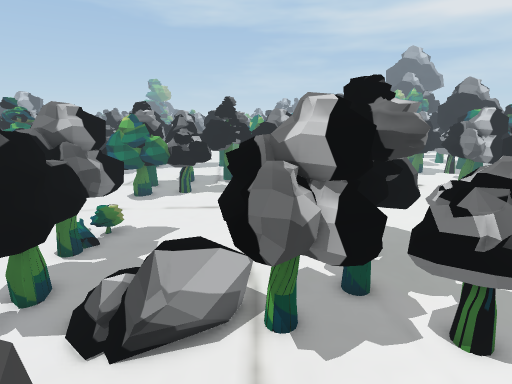
view 1 (above)

24 first-person views from a walk through a scene from a Unity 3-D project. The camera is 1.5 m above the floor, tilts 14° down and sees 80° across. The floor is counted in squares, 0.35 m on a side. Each view is taken from the middle of a square. On the plan, view 1 faces up. The plan holds only what a view shows up to about 20 squares ahead; the rest is blank. The place goes on beyond the plan. The player character is not drawn.

view 2
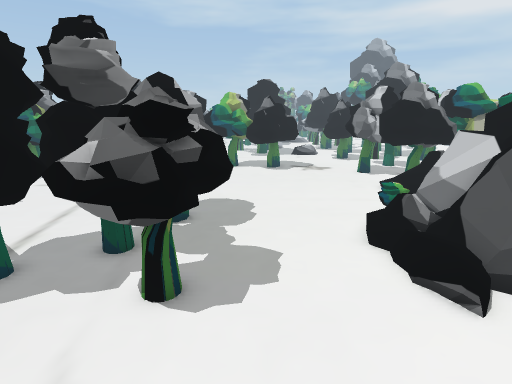

view 3
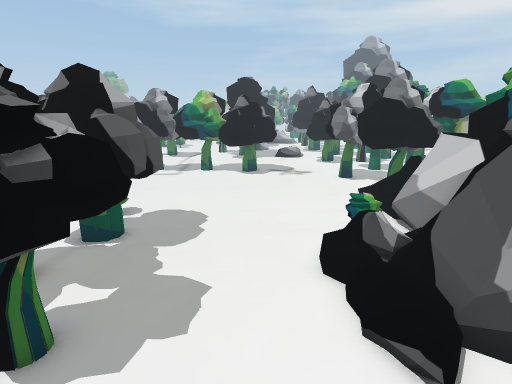

view 4
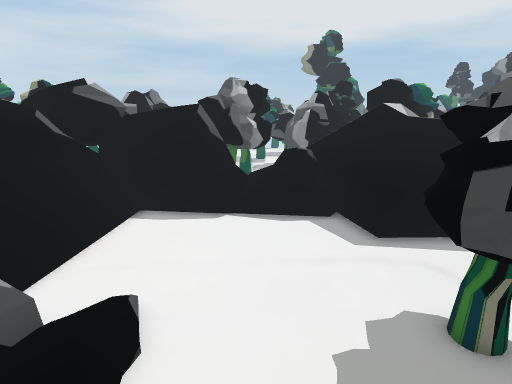

view 5
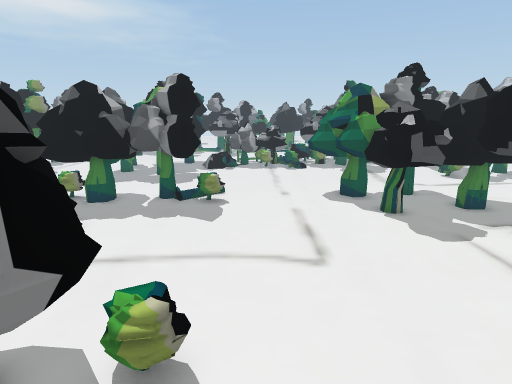

view 6
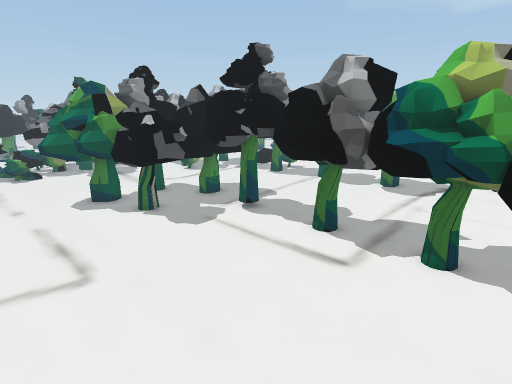

view 7
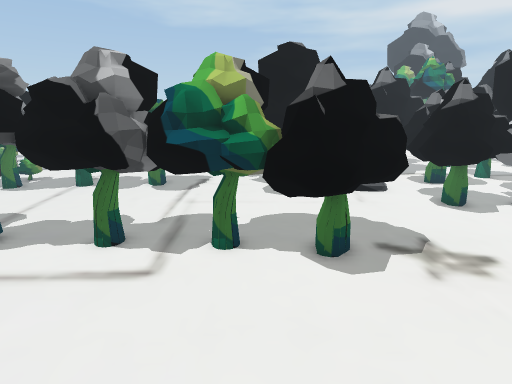

view 8
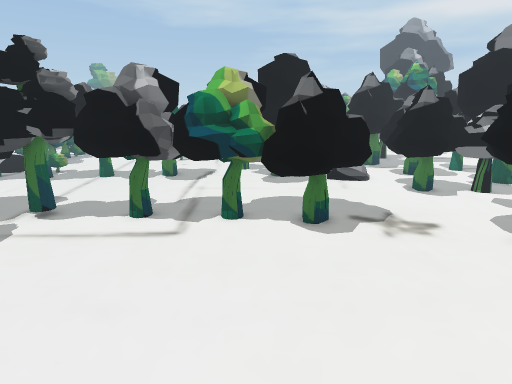

view 9
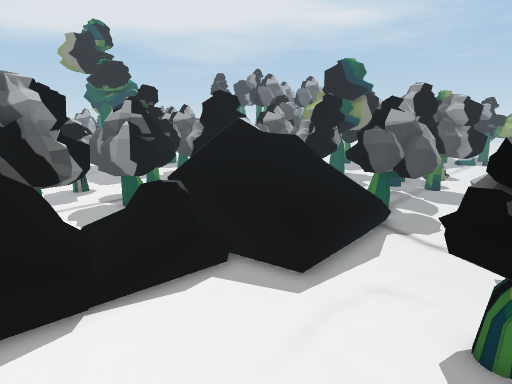

view 10
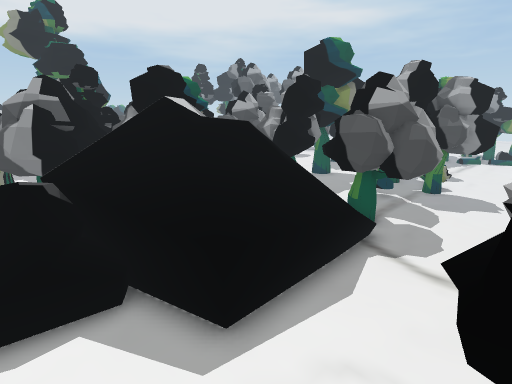

view 11
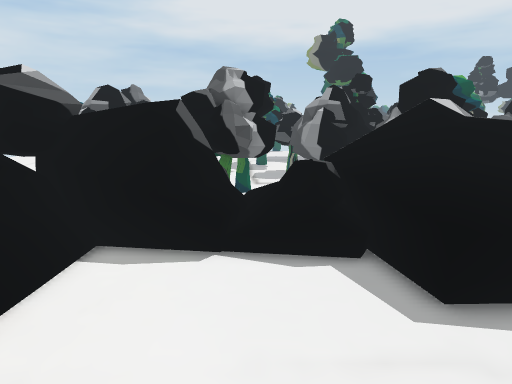

view 12
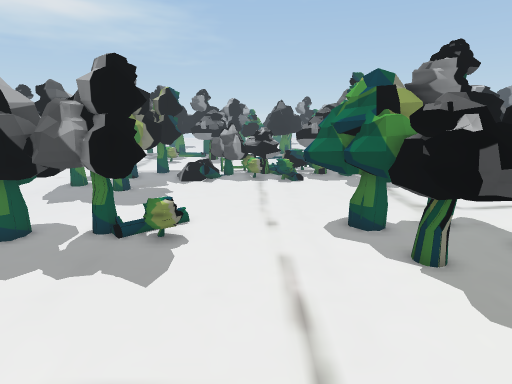

view 13
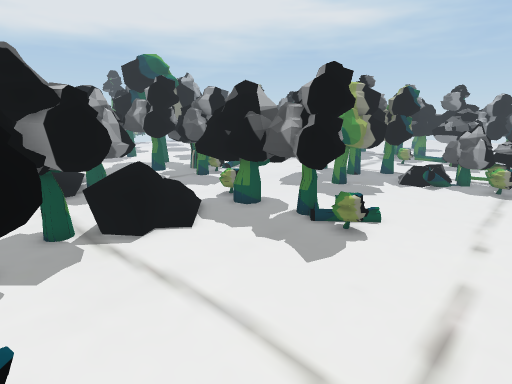

view 14
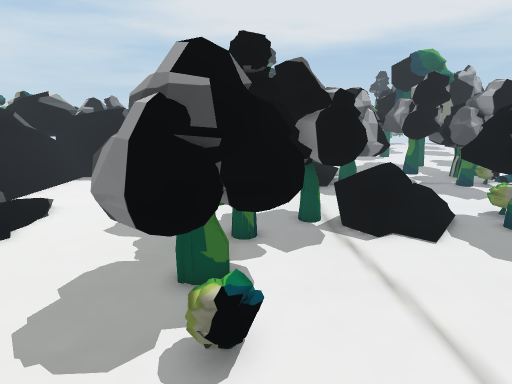

view 15
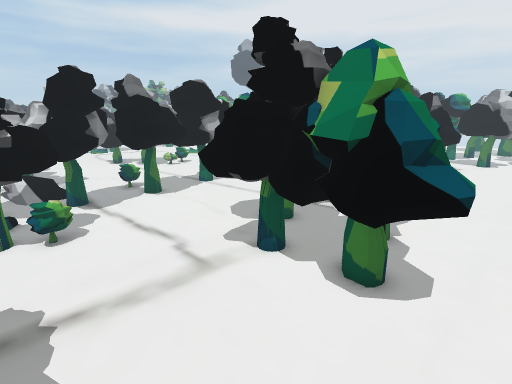

view 16
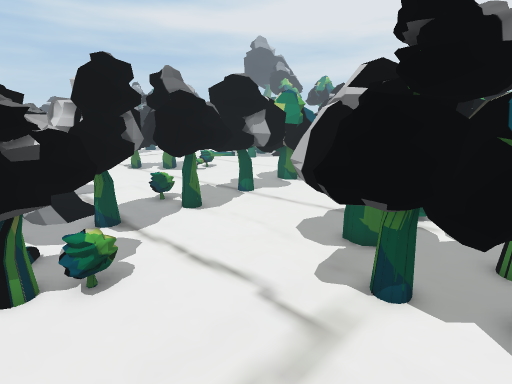

view 17
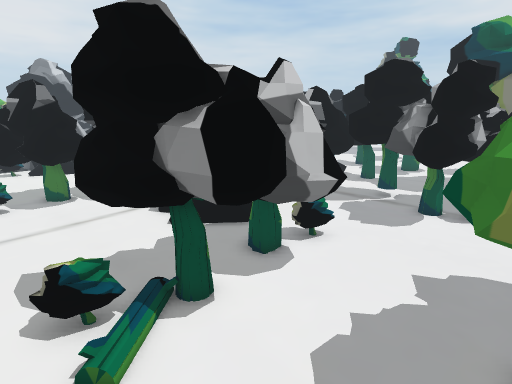

view 18
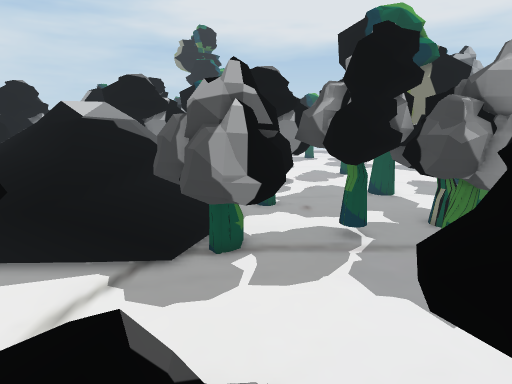

view 19
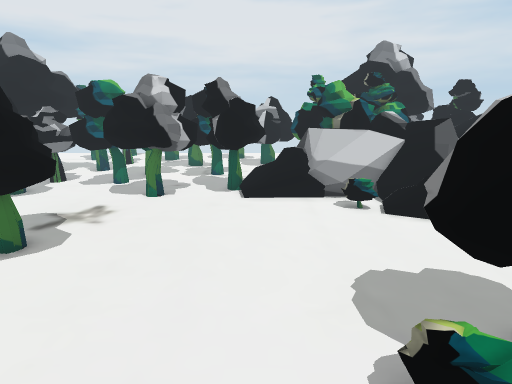

view 20
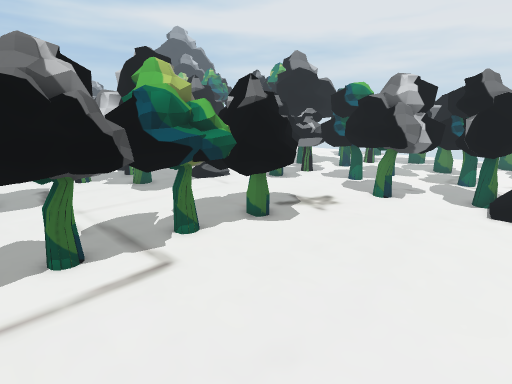

view 21
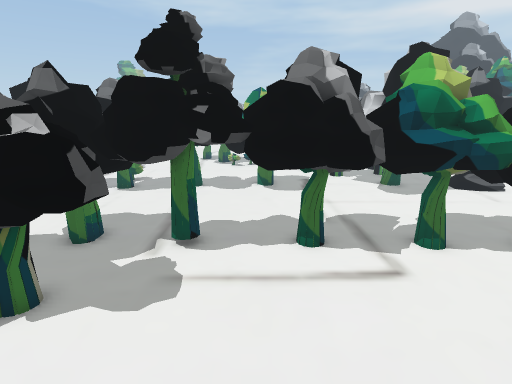

view 22
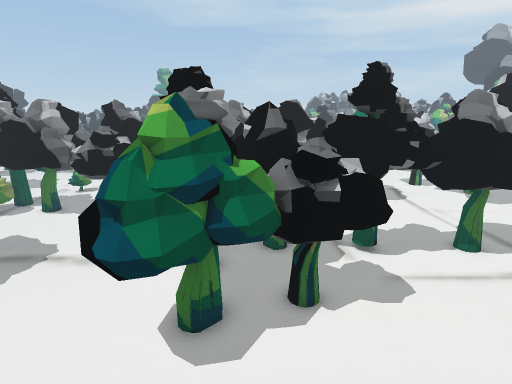

view 23
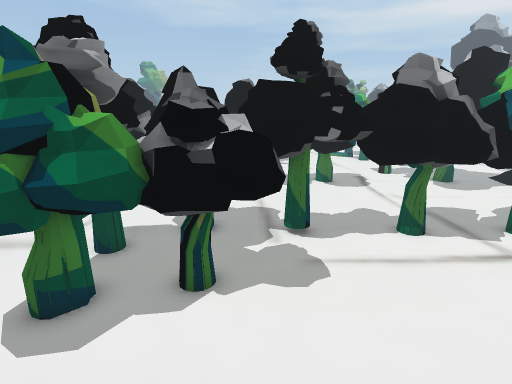

view 24
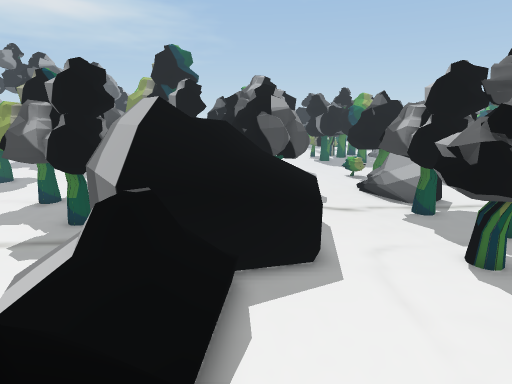

### Floor plan
Key: @ floor where view 1 was taken; . main floor; : floor 0.25 m higher than the main floor; + floor 0.5 m higher than the main floor; * floor 0.75 m higher than the main floor; / step, stairs or slope; v drop or lower ground; T tree; R rock; O other object.
Columns run from 16 left of view 1 to 17 right of it. Each row starts with its distance up from view 1.
 36 T  TTTTTTTTTTTTTTT ...TTTT      TT
 35 TTTTTTTTTTTTTT TTT ... TTTT..  ..T
 34 TTTTTTTTTTT.TT .TTT... TTTT....T
 33    TT................. TTT.....TT
 32 TTTT...........................TTT
 31 TTT............................TTT
 30 ...............................TTT
 29 ........T  T......  .      .......
 28 .......TTTTT OOO TTTTTTT T  ......
 27 ..... O TTTTOOOOTTTTTTTT T   .....
 26 .....OOO TTTOOOOTTTTTTTTTTTTT...T
 25 .....OOO    TO....TT.TTTTTTT...TT
 24 ......TTTTTTTT..........TT.....TTT
 23 ......TTTTTTTT.................TTT
 22 .....TTTTTTTT..................TTT
 21 .....TTTTT.......................T
 20 ......TT........................TT
 19 ................................TT
 18 ................................TT
 17 ................................O
 16 ................................O
 15 .......///.........OTTT.........OO
 14 .......TTTT........TTTT.........OO
 13 ......TTTTT.......TTTTT.......O.OT
 12 TTT...TTTTT.......TTTTT....../..OT
 11 TTTT..TTTTT....... TTTT...../   OO
 10  TT ..TTTTT.....TOOOO......./  OOO
  9     ..TTTTT.::OTTTTOOT T..../  OOO
  8    ...TTTTT/ OOTTTTTOTTT..../  OO
  7 TT ..... TT/ +OTTTTTTTTT..../:.O
  6 TT ...... .....TTTTTTTTT...../..
  5 T ...................T..........:O
  4 ................................:O
  3 .....TTT....TTT.................:O
  2   ..TTTTTTTTTTT///*v*.R.........OO
  1    .TTTTTTTTTTTT      R.........OO
  0     TTTTTTTTTTTT@     *.........OO
 -1     TTTTTTTTTTT        /////+OOOOO
 -2     TTTT  T  T               OOOOO
 -3        ....TTT              OOO OO
 -4       ...TTTTTT      RRR  TT O   O
 -5      TTT. TTTT      RR    TTTT
 -6    TTTTTT.   T   TTTT    TTTTT
 -7     TT  T...    TTTTT.T. TTTT
 -8          TTT      TTTTTTTTT
 -9           TTT TTTT T TTTTTTT     O
-10            TTTTTT .TTTTTTTT      O
-11                TTTO    TT

Where each view was taken, in squares from view 1:
view 1: 0 up, 0 right, facing up
view 2: 0 up, 8 right, facing up
view 3: 2 up, 10 right, facing up
view 4: 12 up, 10 right, facing down
view 5: 17 up, 8 right, facing left
view 6: 17 up, 8 right, facing up-left
view 7: 17 up, 7 right, facing up
view 8: 14 up, 7 right, facing up
view 9: 7 up, 13 right, facing down-left
view 10: 6 up, 9 right, facing down-left
view 11: 8 up, 10 right, facing down
view 12: 18 up, 3 right, facing left
view 13: 20 up, 3 right, facing down-left
view 14: 20 up, 3 right, facing down
view 15: 19 up, 16 left, facing up-right
view 16: 23 up, 16 left, facing up-right
view 17: 16 up, 14 left, facing down-right
view 18: 10 up, 4 left, facing down
view 19: 18 up, 0 right, facing right
view 20: 17 up, 0 right, facing up-right
view 21: 17 up, 0 right, facing up
view 22: 15 up, 7 left, facing up
view 23: 16 up, 4 left, facing up
view 24: 0 up, 14 right, facing left
